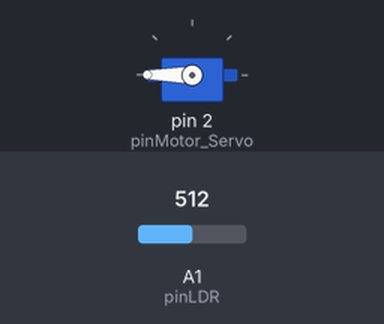
A sketch run on a simulated Arduino Uno, built with avr-gcc and run on an emulated ATmega328P. On the bench: servo. The test bench sets the inputs (shaded band); at power-on: A1 (pinLDR) = 512.

Above: at 1.2 s.
1.3 s: A1 (pinLDR) set to 693
2.8 s: A1 (pinLDR) set to 713
At 3.9 s:
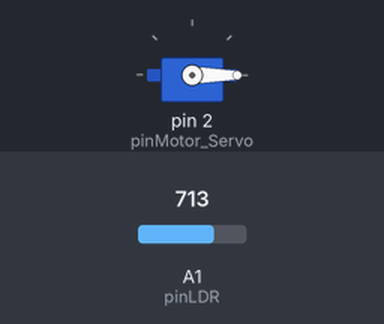
4.3 s: A1 (pinLDR) set to 122
At 5.0 s:
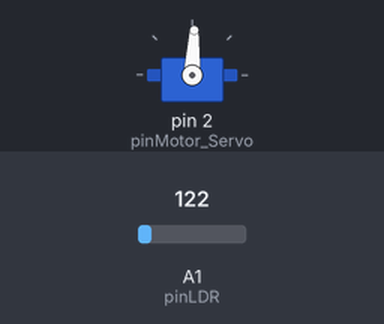
5.8 s: A1 (pinLDR) set to 0
At 6.1 s:
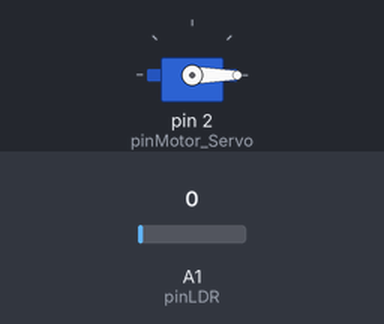
7.3 s: A1 (pinLDR) set to 306
At 8.7 s:
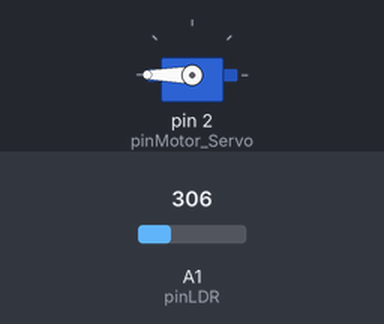
Timing chart, 0 to 9.8 s (numbered marks = the images above; inputs shaded):
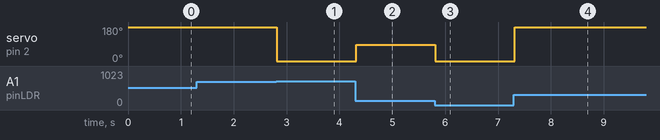

Measured:
- the behaviour switches between 699 and 700 on A1 (pinLDR) (found by bisection; images 0 and 1)
- after the input at 1.3 s, every drawn part: stays the same
- after the input at 2.8 s, servo on pin 2 (pinMotor_Servo): 180° → 0° at once
- after the input at 4.3 s, servo on pin 2 (pinMotor_Servo): 0° → 87° at once
- after the input at 5.8 s, servo on pin 2 (pinMotor_Servo): 87° → 0° at once
- after the input at 7.3 s, servo on pin 2 (pinMotor_Servo): 0° → 180° at once

The sketch:

main.ino
```cpp
#include <Servo.h>
Servo myservo;

const int pinMotor_Servo = 2; //nama alias untuk pin 2
const int pinLDR = A1; //nama alias untuk pin A1

int sensorValueLDR = 0; //variabel penampung nilai LDR
float pos_servo = 0; //variabel penampung nilai posisi servo
float a=180; //nilai maksimum posisi servo
float b=252; //nilai maksimum output tegangan LDR
float x; //kontanta nilai posisi servo

void setup()
{
  pinMode(pinMotor_Servo, OUTPUT); //status pin servo = output
  pinMode(pinLDR, INPUT); //status pin LDR = input

  myservo.attach(pinMotor_Servo); //beri tahu library servo bahwa servo terhubung ke pinMotor_Servo
  Serial.print(9600); //inisialisasi kecep transfer data ke serial monitor = 9600 bps
}

void loop()
{
  sensorValueLDR = analogRead(pinLDR); //menampung nilai dari LDR
  Serial.print(sensorValueLDR); //menampilkan nilai LDR ke serial monitor

  x = a/b; //menghitung konstanta posisi servo
  pos_servo = x*sensorValueLDR; //menghitung posisi servo fungsi dari LDR
  Serial.print("  "); //beri spasi ke serial monitor
  Serial.println(pos_servo); //menampilkan nilai posisi servo

  myservo.write(pos_servo); //memerintahkan servo ke posisi yang ditunjuk
  delay(20); //Beri waktu untuk servo menuju ke posisi tujuan
}
```
